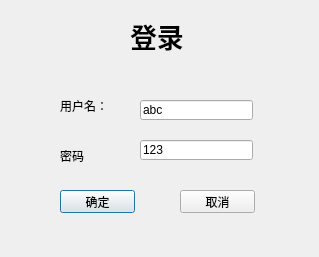
<?xml version="1.0" encoding="UTF-8"?>
<ui version="4.0">
 <class>Dialog</class>
 <widget class="QDialog" name="Dialog">
  <property name="geometry">
   <rect>
    <x>0</x>
    <y>0</y>
    <width>319</width>
    <height>257</height>
   </rect>
  </property>
  <property name="windowTitle">
   <string>Login</string>
  </property>
  <widget class="QLabel" name="label">
   <property name="geometry">
    <rect>
     <x>130</x>
     <y>10</y>
     <width>61</width>
     <height>51</height>
    </rect>
   </property>
   <property name="font">
    <font>
     <family>微软雅黑</family>
     <pointsize>20</pointsize>
     <weight>75</weight>
     <bold>true</bold>
    </font>
   </property>
   <property name="text">
    <string>登录</string>
   </property>
  </widget>
  <widget class="QLineEdit" name="lineEdit">
   <property name="geometry">
    <rect>
     <x>140</x>
     <y>100</y>
     <width>113</width>
     <height>20</height>
    </rect>
   </property>
   <property name="text">
    <string>abc</string>
   </property>
  </widget>
  <widget class="QLineEdit" name="lineEdit_2">
   <property name="geometry">
    <rect>
     <x>140</x>
     <y>140</y>
     <width>113</width>
     <height>20</height>
    </rect>
   </property>
   <property name="text">
    <string>123</string>
   </property>
  </widget>
  <widget class="QLabel" name="label_2">
   <property name="geometry">
    <rect>
     <x>60</x>
     <y>100</y>
     <width>54</width>
     <height>12</height>
    </rect>
   </property>
   <property name="text">
    <string>用户名：</string>
   </property>
  </widget>
  <widget class="QLabel" name="label_3">
   <property name="geometry">
    <rect>
     <x>60</x>
     <y>150</y>
     <width>54</width>
     <height>12</height>
    </rect>
   </property>
   <property name="text">
    <string>密码</string>
   </property>
  </widget>
  <widget class="QPushButton" name="pushButton">
   <property name="geometry">
    <rect>
     <x>60</x>
     <y>190</y>
     <width>75</width>
     <height>23</height>
    </rect>
   </property>
   <property name="text">
    <string>确定</string>
   </property>
  </widget>
  <widget class="QPushButton" name="pushButton_2">
   <property name="geometry">
    <rect>
     <x>180</x>
     <y>190</y>
     <width>75</width>
     <height>23</height>
    </rect>
   </property>
   <property name="text">
    <string>取消</string>
   </property>
  </widget>
 </widget>
 <resources/>
 <connections>
  <connection>
   <sender>pushButton</sender>
   <signal>clicked()</signal>
   <receiver>Dialog</receiver>
   <slot>btnOK()</slot>
   <hints>
    <hint type="sourcelabel">
     <x>95</x>
     <y>199</y>
    </hint>
    <hint type="destinationlabel">
     <x>95</x>
     <y>218</y>
    </hint>
   </hints>
  </connection>
  <connection>
   <sender>pushButton_2</sender>
   <signal>clicked()</signal>
   <receiver>Dialog</receiver>
   <slot>btnCancel()</slot>
   <hints>
    <hint type="sourcelabel">
     <x>217</x>
     <y>205</y>
    </hint>
    <hint type="destinationlabel">
     <x>262</x>
     <y>205</y>
    </hint>
   </hints>
  </connection>
 </connections>
 <slots>
  <slot>btnOK()</slot>
  <slot>btnCancel()</slot>
 </slots>
</ui>
